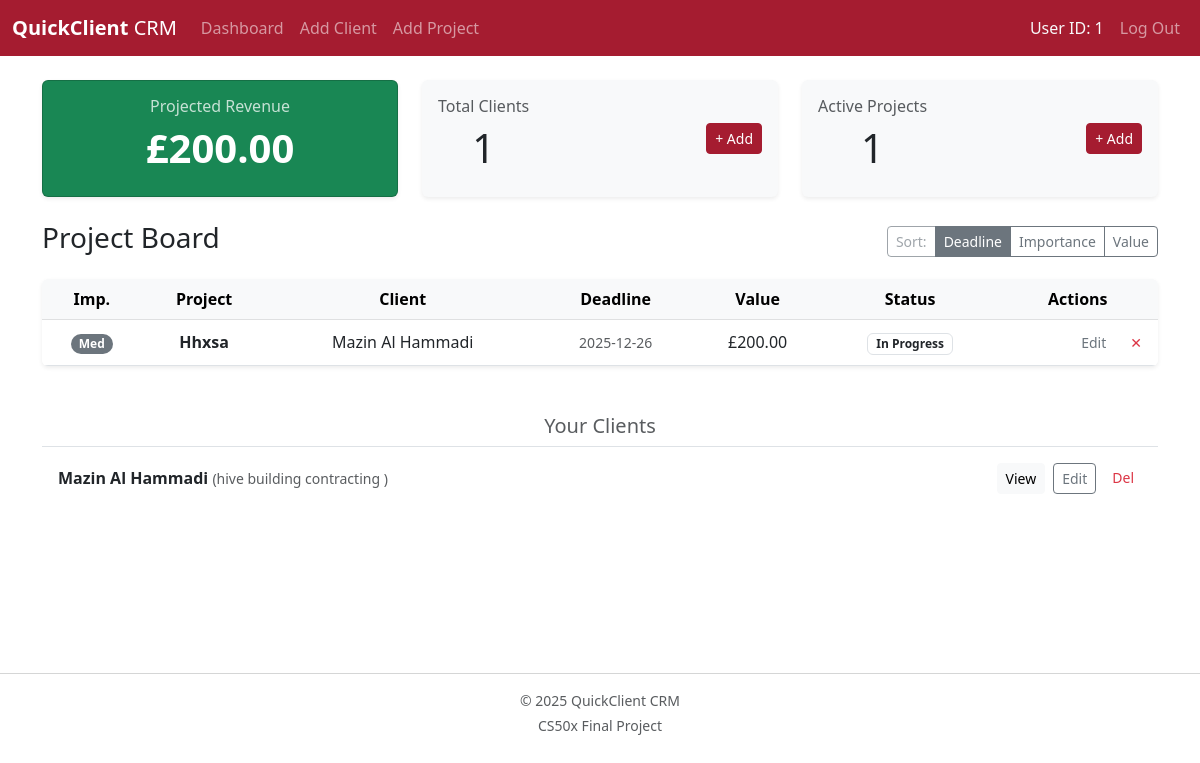
The page / (signed in) on the database its author committed.
### tables this page shows
CREATE TABLE projects (    id INTEGER PRIMARY KEY AUTOINCREMENT NOT NULL,    client_id INTEGER NOT NULL,    name TEXT NOT NULL,    description TEXT,    value NUMERIC DEFAULT 0,    status TEXT,    importance TEXT,    deadline DATE,    FOREIGN KEY (client_id) REFERENCES clients(id) ON DELETE CASCADE);

CREATE TABLE clients (    id INTEGER PRIMARY KEY AUTOINCREMENT NOT NULL,    user_id INTEGER NOT NULL,    name TEXT NOT NULL,    company TEXT,    email TEXT,    phone TEXT,    status TEXT,    FOREIGN KEY (user_id) REFERENCES users(id) ON DELETE CASCADE);

### app.py (the view)
@app.route("/")
def index():
    if session.get("user_id") is None:
        return render_template("home.html")
    user_id = session["user_id"]
    rev_data = db.execute("""
        SELECT SUM(value) as total
        FROM projects
        JOIN clients ON projects.client_id = clients.id
        WHERE clients.user_id = ?
    """, user_id)
    total_revenue = rev_data[0]["total"]
    if total_revenue is None:
        total_revenue = 0
    sort_by = request.args.get("sort", "deadline")
    if sort_by == "importance":
        order_sql = """
            CASE importance
                WHEN 'High' THEN 1
                WHEN 'Medium' THEN 2
                WHEN 'Low' THEN 3
                ELSE 4
            END
        """
    elif sort_by == "client":
        order_sql = "clients.name ASC"
    elif sort_by == "value":
        order_sql = "projects.value DESC"
    else:
        order_sql = "projects.deadline ASC NULLS LAST"
    projects = db.execute(f"""
        SELECT projects.*, clients.name as client_name
        FROM projects
        JOIN clients ON projects.client_id = clients.id
        WHERE clients.user_id = ?
        ORDER BY {order_sql}
    """, user_id)
    clients = db.execute("SELECT * FROM clients WHERE user_id = ?", user_id)
    return render_template("dashboard.html",
                           projects=projects,
                           clients=clients,
                           total_revenue=total_revenue,
                           current_sort=sort_by)

### app.py (called while the page is built)
@app.after_request
def after_request(response):
    response.headers["Cache-Control"] = "no-cache, no-store, must-revalidate"
    response.headers["Expires"] = 0
    response.headers["Pragma"] = "no-cache"
    return response

### helpers.py (called while the page is built)
def gbp(value):
    return f"£{value:,.2f}"

### templates/dashboard.html (shortened to what this page needs)
{% extends "layout.html" %}
{% block main %}
    <div class="row mb-4">
        <div class="col-md-4">
            <div class="card text-white bg-success h-100 shadow-sm">
                <div class="card-body">
                    <h6 class="card-title opacity-75">Projected Revenue</h6>
                    <h2 class="display-6 fw-bold">{{ total_revenue | gbp }}</h2>
                </div>
            </div>
        </div>
        <div class="col-md-4">
            <div class="card bg-light h-100 shadow-sm border-0">
                <div class="card-body d-flex justify-content-between align-items-center">
                    <div>
                        <h6 class="card-title text-muted">Total Clients</h6>
                        <h2 class="display-6">{{ clients|length }}</h2>
                    </div>
                    <a href="/addclient" class="btn btn-primary btn-sm">+ Add</a>
                </div>
            </div>
        </div>
        <div class="col-md-4">
            <div class="card bg-light h-100 shadow-sm border-0">
                <div class="card-body d-flex justify-content-between align-items-center">
                    <div>
                        <h6 class="card-title text-muted">Active Projects</h6>
                        <h2 class="display-6">{{ projects|length }}</h2>
                    </div>
                    <a href="/addproject" class="btn btn-primary btn-sm">+ Add</a>
                </div>
            </div>
        </div>
    </div>
    <div class="d-flex justify-content-between align-items-center mb-3">
        <h3>Project Board</h3>
        <div class="btn-group btn-group-sm">
            <span class="btn btn-outline-secondary disabled">Sort:</span>
            <a href="/?sort=deadline" class="btn btn-outline-secondary {% if current_sort == 'deadline' %}active{% endif %}">Deadline</a>
            <a href="/?sort=importance" class="btn btn-outline-secondary {% if current_sort == 'importance' %}active{% endif %}">Importance</a>
            <a href="/?sort=value" class="btn btn-outline-secondary {% if current_sort == 'value' %}active{% endif %}">Value</a>
        </div>
    </div>
    {% if not projects %}
        <div class="alert alert-light border text-center py-5">
            <p class="lead">No active projects.</p>
            <a href="/addproject" class="btn btn-primary">Start a Project</a>
        </div>
    {% else %}
        <div class="table-responsive shadow-sm rounded bg-white">
            <table class="table table-hover align-middle mb-0">
                <thead class="table-light">
                    <tr>
                        <th>Imp.</th>
                        <th>Project</th>
                        <th>Client</th>
                        <th>Deadline</th>
                        <th>Value</th>
                        <th>Status</th>
                        <th>Actions</th>
                    </tr>
                </thead>
                <tbody>
                    {% for p in projects %}
                    <tr>
                        <td>
                            {% if p.importance == 'High' %}
                                <span class="badge bg-danger rounded-pill">High</span>
                            {% elif p.importance == 'Low' %}
                                <span class="badge bg-success rounded-pill">Low</span>
                            {% else %}
                                <span class="badge bg-secondary rounded-pill">Med</span>
                            {% endif %}
                        </td>
                        <td class="fw-bold">{{ p.name }}</td>
                        <td><a href="/client/{{ p.client_id }}" class="text-decoration-none text-dark">{{ p.client_name }}</a></td>
                        <td class="text-muted small">
                            {% if p.deadline %}
                                {{ p.deadline }}
                            {% else %}
                                -
                            {% endif %}
                        </td>
                        <td>{{ p.value | gbp }}</td>
                        <td><span class="badge border text-dark">{{ p.status }}</span></td>
                        <td>
                            <div class="d-flex gap-2 justify-content-end">
                                <a href="/edit_project/{{ p.id }}" class="btn btn-sm btn-outline-secondary border-0">Edit</a>
                                <form action="/delete_project/{{ p.id }}" method="post" onsubmit="return confirm('Delete this project?');">
                                    <button class="btn btn-sm btn-outline-danger border-0">✕</button>
                                </form>
                            </div>
                        </td>
                    </tr>
                    {% endfor %}
                </tbody>
            </table>
        </div>
    {% endif %}
    <div class="mt-5 mb-5">
        <h5 class="text-muted border-bottom pb-2">Your Clients</h5>
        {% if not clients %}
            <p class="text-muted small">No clients found.</p>
        {% else %}
            <div class="list-group list-group-flush">
                {% for c in clients %}
                    <div class="list-group-item d-flex justify-content-between align-items-center">
                        <span>
                            <strong>{{ c.name }}</strong>
                            {% if c.company %}
                                <span class="text-muted small">({{ c.company }})</span>
                            {% endif %}
                        </span>
                        <div class="d-flex gap-2">
                            <a href="/client/{{ c.id }}" class="btn btn-sm btn-light">View</a>
                            <a href="/edit_client/{{ c.id }}" class="btn btn-sm btn-outline-secondary">Edit</a>
                            <form action="/delete_client/{{ c.id }}" method="post" class="d-inline" onsubmit="return confirm('Deleting this client deletes all their projects. Sure?');">
                                <button class="btn btn-sm btn-outline-danger border-0">Del</button>
                            </form>
                        </div>
                    </div>
                {% endfor %}
            </div>
        {% endif %}
    </div>
{% endblock %}

### templates/layout.html (shortened to what this page needs)
<!DOCTYPE html>
<html lang="en">
    <head>
        <link href="https://cdn.jsdelivr.net/npm/bootstrap@5.3.0/dist/css/bootstrap.min.css" rel="stylesheet">
        <link href="/static/styles.css" rel="stylesheet">
    </head>
    <body class="d-flex flex-column min-vh-100">
        <nav class="navbar navbar-expand-md navbar-dark bg-primary mb-4">
            <div class="container-fluid">
                <a class="navbar-brand" href="/">
                    <span class="fw-bold">QuickClient</span> CRM
                </a>
                <div class="collapse navbar-collapse" id="navbarCollapse">
                    {% if session.get("user_id") %}
                        <ul class="navbar-nav me-auto mb-2 mb-md-0">
                            <li class="nav-item">
                                <a class="nav-link" href="/">Dashboard</a>
                            </li>
                            <li class="nav-item">
                                <a class="nav-link" href="/addclient">Add Client</a>
                            </li>
                            <li class="nav-item">
                                <a class="nav-link" href="/addproject">Add Project</a>
                            </li>
                        </ul>
                        <ul class="navbar-nav ms-auto mb-2 mb-md-0">
                            <li class="nav-item">
                                <span class="nav-link disabled text-light">User ID: {{ session["user_id"] }}</span>
                            </li>
                            <li class="nav-item">
                                <a class="nav-link btn btn-custom-logout-link" href="/logout">Log Out</a>
                            </li>
                        </ul>
                    {% endif %}
                </div>
            </div>
        </nav>
        <main class="container flex-grow-1 text-center">
            {% block main %}{% endblock %}
        </main>
        <footer class="mb-5 small text-center text-muted">
            <hr>
            <p class="mb-1">&copy; 2025 QuickClient CRM</p>
            <p>CS50x Final Project</p>

### static/styles.css (style rules this page uses)
:root { --bs-primary: #A51C30 !important; --bs-primary-rgb: 165, 28, 48 !important; }
.btn-primary { background-color: #A51C30 !important; border-color: #A51C30 !important; }

### rows shown on the page
projects: importance "Med", name "Hhxsa", client_name "Mazin Al Hammadi", deadline "2025-12-26", value|gbp "£200.00", status "In Progress"
clients: name "Mazin Al Hammadi", company "hive building contracting"

### other values the page prints
{{ session["user_id"] }} "1"
{{ total_revenue | gbp }} "£200.00"
{{ clients|length }} "1"
{{ projects|length }} "1"
